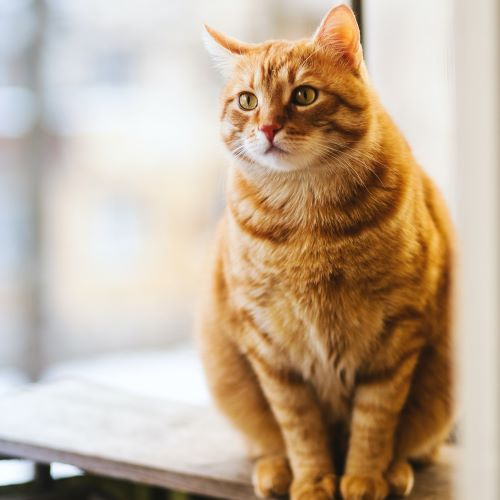
#> input picture practice/cat.jpg, 500 x 500 px
$ python transformation.py
#> lines starting #> are read from the running program, lines starting #| are printed output that depends on the picture
import cv2 as cv
import numpy as np

img = cv.imread('cat.jpg')
#> img is the input picture: shape (500, 500, 3); mean B, G, R 151.1, 173.1, 193.6

# Transformation
def translate(img,x,y): # x,y no, of pixels we want to shift in x and y axis
#> called with x = -100, y = 100
    transMat = np.float32([[1,0,x],[0,1,y]])
    dimensions=(img.shape[1],img.shape[0])       #shape=[height,width,channels]
#> dimensions = (500, 500)
    return cv.warpAffine(img,transMat,dimensions)
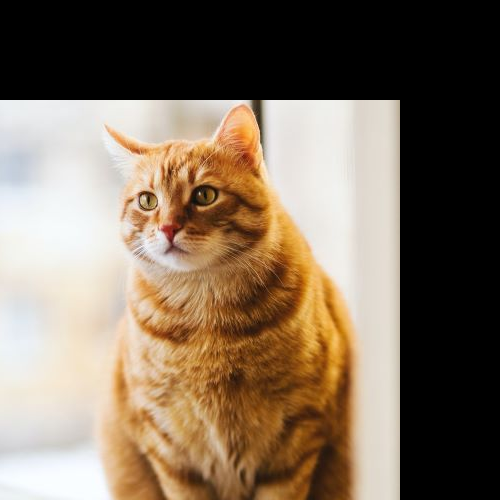
#> returned value: shape (500, 500, 3); mean of channels 0, 1, 2 93.8, 111.5, 128; drawn as B, G, R

'''
-x -> left
-y -> up
+x -> right
+y -> down
'''
translated=translate(img,-100,100)
cv.imshow('Translated',translated)
cv.waitKey(10)

# Rotation
def rotate(img,angle,rotPoint=None):
#> called with angle = -45
    (height,width)=img.shape[:2]
#> height = 500; width = 500

    if(rotPoint is None):
        rotPoint=(width//2,height//2)    # center rotation
#> rotPoint = (250, 250)
    rotMat=cv.getRotationMatrix2D(rotPoint,angle,1.0) # rotpt,angle,scale
    dimensions=(width,height)
#> dimensions = (500, 500)
    return cv.warpAffine(img,rotMat,dimensions)
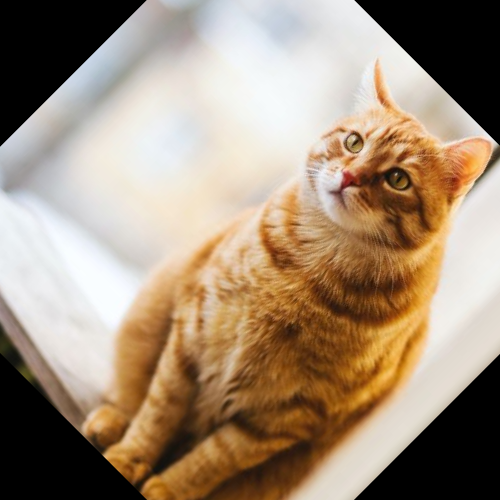
#> returned value: shape (500, 500, 3); mean of channels 0, 1, 2 120.7, 141.4, 161.1; drawn as B, G, R

# +ve angle -> clockwise
# -ve angle -> anticlockwise
rotated=rotate(img,-45)
cv.imshow('Rotated',rotated)
cv.waitKey(10)
# can rotate rotated img
rotated_rotated = rotate(rotated,-45)
#> call 2 of rotate, with angle = -45
#> in rotate (call 2), `return cv.warpAffine(img,rotMat,dimensions)`:
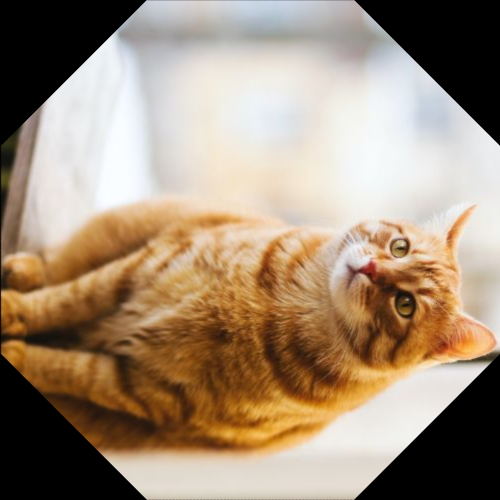
#> returned value: shape (500, 500, 3); mean of channels 0, 1, 2 120.4, 141.2, 160.9; drawn as B, G, R
cv.imshow('Double Rotated',rotated_rotated)
cv.waitKey(10)

# Flipping
flip=cv.flip(img,0)
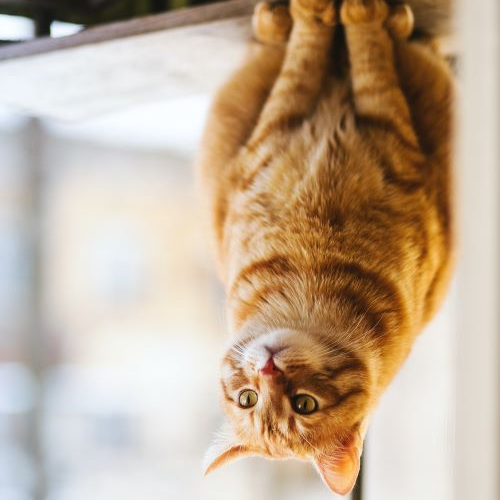
#> flip: shape (500, 500, 3); mean B, G, R 151.1, 173.1, 193.6
'''
flip code = 0 -> flip vertically
            1 -> flip horizontally
           -1 -> flip both H & V
'''
cv.imshow('Flip',flip)
cv.waitKey(10)

# cropping
cropped = img[200:400, 300:400]
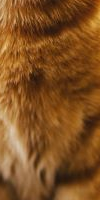
#> cropped: shape (200, 100, 3); mean B, G, R 34, 80.2, 128.5
cv.imshow('Cropped',cropped)
cv.waitKey(10000)

$ run again, with practice/nature.jpg copied over practice/cat.jpg
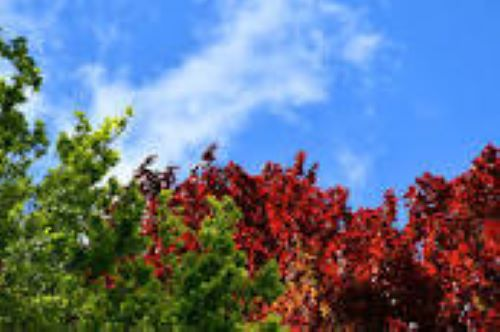
#> input picture practice/nature.jpg, 500 x 332 px
#> img is the input picture: shape (332, 500, 3); mean B, G, R 137.6, 115.3, 100.6
#> `flip=cv.flip(img,0)`:
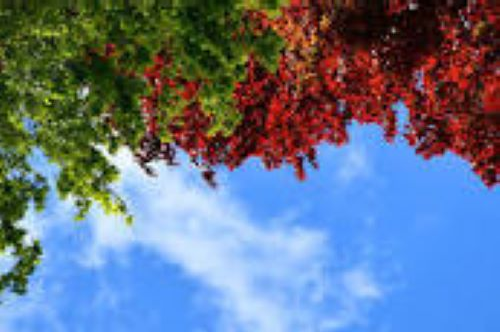
#> flip: shape (332, 500, 3); mean B, G, R 137.6, 115.3, 100.6
#> `cropped = img[200:400, 300:400]`:
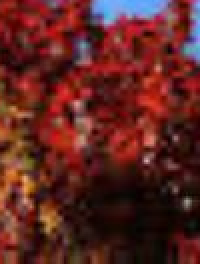
#> cropped: shape (132, 100, 3) (shown 2 times larger); mean B, G, R 33.6, 37.5, 95.1
